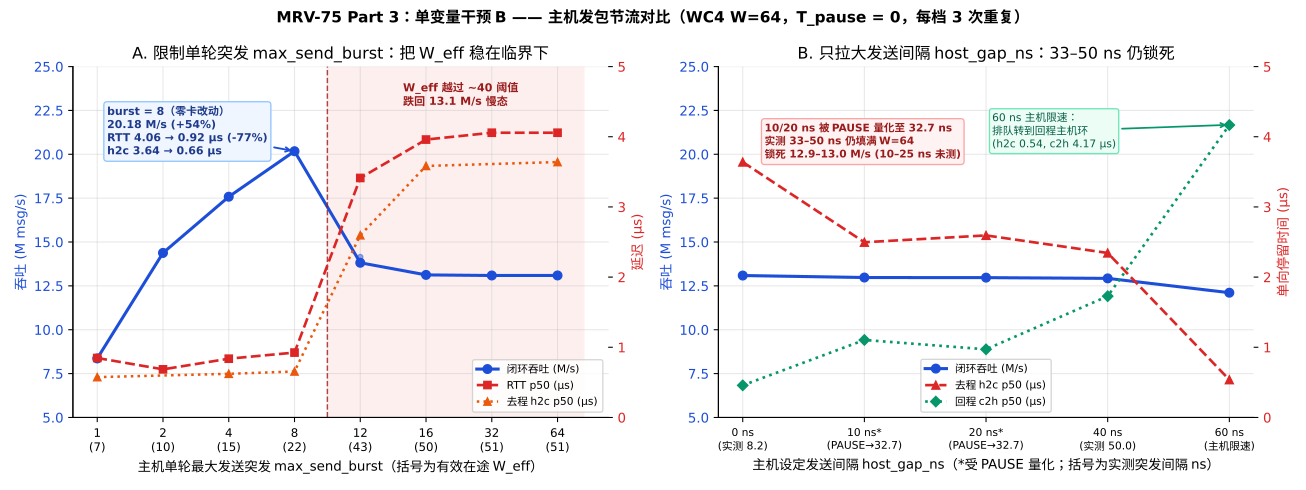

Here is the Python script that generated this plot:
#!/usr/bin/env python3
"""MRV-75 Figure 3: Part 3 Single-Variable Intervention B — Host max_send_burst vs host_gap_ns (incl. PAUSE quantization note)."""
import collections
import json
import pathlib
import statistics
import sys

import matplotlib.pyplot as plt
import numpy as np

sys.path.insert(0, str(pathlib.Path(__file__).resolve().parent))
import mrvplot  # noqa: E402

ROOT = pathlib.Path("/home/hongtao/dev/marvell-mrv75")
RUNS = ROOT / "logs/mrv75-2026-11-19/runs.jsonl"

recs = [json.loads(l) for l in RUNS.read_text().splitlines() if l.strip()]
by_key = collections.defaultdict(list)
for r in recs:
    by_key[(r["exp"], r["cond"])].append(r)


def med(exp, cond, fn):
    return statistics.median(fn(r) for r in by_key[(exp, cond)])


fig, axes = plt.subplots(1, 2, figsize=(13.6, 5.1))

# ---- Panel A: max_send_burst sweep (WC4 W=64, T_pause=0) ----
ax = axes[0]
bursts = [1, 2, 4, 8, 12, 16, 32, 64]
xb = np.arange(len(bursts))
mops_b = [med("part3_burst", f"burst_{b}", lambda r: r["mops"]) for b in bursts]
rtt_b = [med("part3_burst", f"burst_{b}", lambda r: r["rtt_p50_us"]) for b in bursts]
weff_b = [med("part3_burst", f"burst_{b}", lambda r: r["mops"] * r["rtt_mean_us"]) for b in bursts]

stamp_b = [1, 4, 8, 12, 16, 64]
xb_sp = [bursts.index(b) for b in stamp_b]
h2c_b = [by_key[("part3_stamp", f"burst_{b}_sp")][0]["stamp_summary"]["all"]["h2c_p50_ns"] / 1000.0 for b in stamp_b]

ax.axvspan(3.5, 7.4, color="#fee2e2", alpha=0.55, zorder=0)
l1, = ax.plot(xb, mops_b, "-o", color="#1d4ed8", lw=2.3, ms=6.5, label="闭环吞吐 (M/s)")
for idx, b in enumerate(bursts):
    for r in by_key[("part3_burst", f"burst_{b}")]:
        ax.scatter(idx, r["mops"], color="#1d4ed8", s=16, alpha=0.45, zorder=3)
ax.set_xticks(xb)
ax.set_xticklabels([f"{b}\n({w:.0f})" for b, w in zip(bursts, weff_b)], fontsize=8.8)
ax.set_xlabel("主机单轮最大发送突发 max_send_burst（括号为有效在途 W_eff）")
ax.set_ylabel("吞吐 (M msg/s)", color="#1d4ed8")
ax.tick_params(axis="y", labelcolor="#1d4ed8")
ax.set_ylim(5, 25)

ax2 = ax.twinx()
ax2.spines["top"].set_visible(False)
l2, = ax2.plot(xb, rtt_b, "--s", color="#dc2626", lw=2.0, ms=5.5, label="RTT p50 (µs)")
l3, = ax2.plot(xb_sp, h2c_b, ":^", color="#ea580c", lw=1.9, ms=5.5, label="去程 h2c p50 (µs)")
ax2.set_ylabel("延迟 (µs)", color="#dc2626")
ax2.tick_params(axis="y", labelcolor="#dc2626")
ax2.set_ylim(0, 5.0)
ax2.grid(False)

ax.axvline(3.5, color="#991b1b", ls="--", lw=1.1, alpha=0.8)
ax.annotate(
    "burst = 8（零卡改动）\n20.18 M/s (+54%)\nRTT 4.06 → 0.92 µs (-77%)\nh2c 3.64 → 0.66 µs",
    xy=(3, 20.18),
    xytext=(0.15, 20.0),
    arrowprops=dict(arrowstyle="->", color="#1d4ed8", lw=1.4),
    fontsize=8.2,
    fontweight="bold",
    color="#1e3a8a",
    bbox=dict(boxstyle="round,pad=0.3", fc="#eff6ff", ec="#93c5fd"),
)
ax.text(4.65, 22.8, "W_eff 越过 ~40 阈值\n跌回 13.1 M/s 慢态", fontsize=8.3, color="#991b1b", fontweight="bold")
ax.set_title("A. 限制单轮突发 max_send_burst：把 W_eff 稳在临界下")
ax.legend([l1, l2, l3], [l.get_label() for l in (l1, l2, l3)], loc="lower right", fontsize=8, frameon=True, facecolor="white")

# ---- Panel B: host_gap_ns sweep (WC4 W=64, max_send_burst=64, T_pause=0) ----
ax = axes[1]
gaps = [0, 10, 20, 40, 60]
xg = np.arange(len(gaps))
mops_g = [med("part3_gap", f"gap_{g}ns", lambda r: r["mops"]) for g in gaps]
h2c_g = [
    by_key[("part3_stamp", "burst_64_sp" if g == 0 else f"gap_{g}ns_sp")][0]["stamp_summary"]["all"]["h2c_p50_ns"] / 1000.0
    for g in gaps
]
c2h_g = [
    by_key[("part3_stamp", "burst_64_sp" if g == 0 else f"gap_{g}ns_sp")][0]["stamp_summary"]["all"]["c2h_p50_ns"] / 1000.0
    for g in gaps
]

l1, = ax.plot(xg, mops_g, "-o", color="#1d4ed8", lw=2.3, ms=6.5, label="闭环吞吐 (M/s)")
for idx, g in enumerate(gaps):
    for r in by_key[("part3_gap", f"gap_{g}ns")]:
        ax.scatter(idx, r["mops"], color="#1d4ed8", s=16, alpha=0.45, zorder=3)
ax.set_xticks(xg)
gap_xlabels = [
    "0 ns\n(实测 8.2)",
    "10 ns*\n(PAUSE→32.7)",
    "20 ns*\n(PAUSE→32.7)",
    "40 ns\n(实测 50.0)",
    "60 ns\n(主机限速)",
]
ax.set_xticklabels(gap_xlabels, fontsize=8.0)
ax.set_xlabel("主机设定发送间隔 host_gap_ns（*受 PAUSE 量化；括号为实测突发间隔 ns）")
ax.set_ylabel("吞吐 (M msg/s)", color="#1d4ed8")
ax.tick_params(axis="y", labelcolor="#1d4ed8")
ax.set_ylim(5, 25)

ax2 = ax.twinx()
ax2.spines["top"].set_visible(False)
l2, = ax2.plot(xg, h2c_g, "--^", color="#dc2626", lw=2.0, ms=6, label="去程 h2c p50 (µs)")
l3, = ax2.plot(xg, c2h_g, ":D", color="#059669", lw=2.0, ms=5.5, label="回程 c2h p50 (µs)")
ax2.set_ylabel("单向停留时间 (µs)", color="#dc2626")
ax2.tick_params(axis="y", labelcolor="#dc2626")
ax2.set_ylim(0, 5.0)
ax2.grid(False)

ax.text(
    0.18,
    19.8,
    "10/20 ns 被 PAUSE 量化至 32.7 ns\n实测 33–50 ns 仍填满 W=64\n锁死 12.9–13.0 M/s (10–25 ns 未测)",
    fontsize=7.9,
    color="#991b1b",
    fontweight="bold",
    bbox=dict(boxstyle="round,pad=0.3", fc="#fef2f2", ec="#fca5a5"),
)
ax2.annotate(
    "60 ns 主机限速：\n排队转到回程主机环\n(h2c 0.54, c2h 4.17 µs)",
    xy=(4, 4.17),
    xytext=(2.05, 3.85),
    arrowprops=dict(arrowstyle="->", color="#059669", lw=1.3),
    fontsize=8.0,
    color="#065f46",
    bbox=dict(boxstyle="round,pad=0.25", fc="#ecfdf5", ec="#6ee7b7"),
)
ax.set_title("B. 只拉大发送间隔 host_gap_ns：33–50 ns 仍锁死")
ax.legend([l1, l2, l3], [l.get_label() for l in (l1, l2, l3)], loc="lower center", fontsize=8, frameon=True, facecolor="white")

fig.suptitle("MRV-75 Part 3：单变量干预 B —— 主机发包节流对比（WC4 W=64，T_pause = 0，每档 3 次重复）", fontsize=11.5, fontweight="bold")
out = mrvplot.save(fig, "mrv-75-part3-host-pacing")
print(f"Saved {out}")
